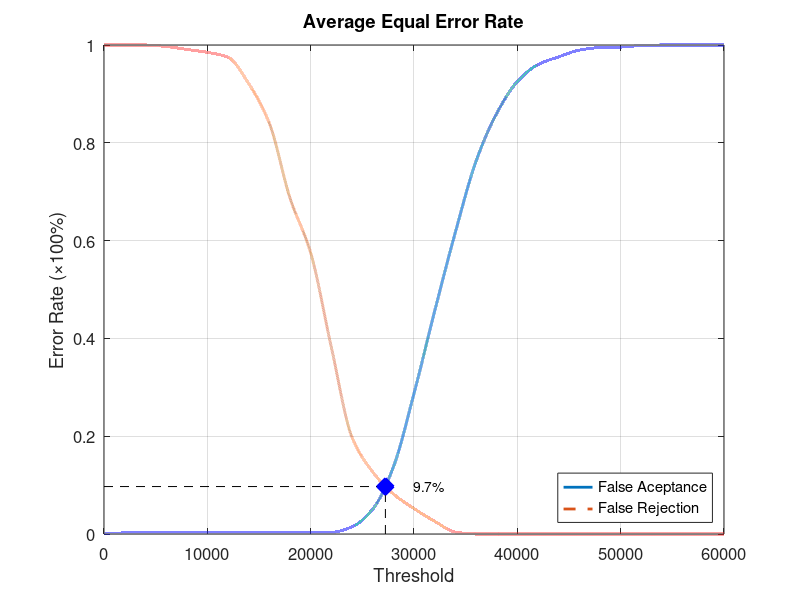
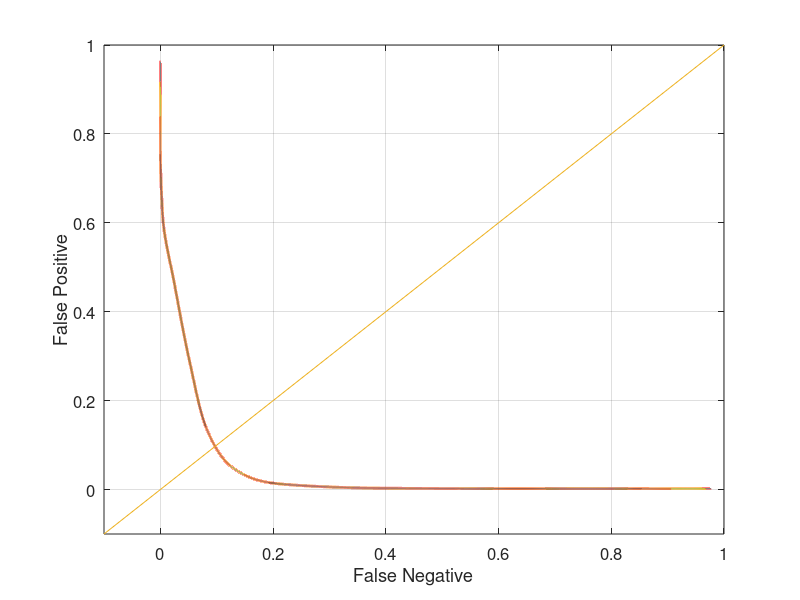

MATLAB code to generate these figures, in order:
function yEER = Database2Average
close all;
clear;
clc;
x = 0:2000:60000;
xq = 0:0.5:60000;

y0 = [0 0.00210526 0.00210526 0.00210526 0.00210526 0.00210526 0.00210526 0.00210526 0.00210526 0.00210526 0.00210526 0.0031579 0.0147368 0.0505263 0.136842 0.287368 0.455789 0.616842 0.762105 0.86 0.925263 0.96 0.975789 0.989474 0.994737 0.995789 0.998947 1 1 1 1];
yy0 = interp1(x, y0, xq, 'pchip');
y1 = [1 1 1 0.997 0.991 0.985 0.975 0.921 0.84 0.687 0.575 0.382 0.198 0.127 0.082 0.052 0.026 0.004 0 0 0 0 0 0 0 0 0 0 0 0 0];
yy1 = interp1(x, y1, xq, 'pchip');

% Calculating EER: 
y2 = abs(y0 - y1);
find(y2 == min(y2))
yy2 = abs(yy0 - yy1);
xEER = find(yy2 == min(yy2));
xEERIndex = xq(xEER) % X-axis EER
yEER = yy0(xEER) % Y-axis EER

main = figure
plot(xq, yy0,'-','LineWidth', 2);	hold on
plot(xq, yy1,'--','LineWidth', 2);	hold on
plot([xEERIndex xEERIndex], [0 yEER], 'k--');	hold on
plot([0 xEERIndex], [yEER yEER], 'k--');	hold on
plot(xEERIndex, yEER, 'bx', 'LineWidth', 10);	hold on
text(xEERIndex + 10 * xEERIndex / 100, yEER, [num2str(round((10000 * yEER)) / 100) '%'])
legend('False Aceptance', 'False Rejection', 'Location', 'SouthEast')
xlabel('Threshold')
ylabel('Error Rate (\times100%)')
title('Average Equal Error Rate')
set(gca, 'FontSize', 12)
axis([0 60000 0 1])
grid on

print(main, 'Database2AverageMain', '-dpng');
FNRxFPR = figure('Color', [1 1 1]);
plot(yy1, yy0, '-', yy1, yy0, 'LineWidth', 2);
hold on
y = -0.1:0.1:1
plot(y, y); 
set(gca, 'FontSize', 12)
xlabel('False Negative')
ylabel('False Positive')
axis([-0.1 1 -0.1 1])
set(gca, 'FontSize', 12)
grid on

print(FNRxFPR, 'Database2AverageFNRxFPR','-dpng');
end
